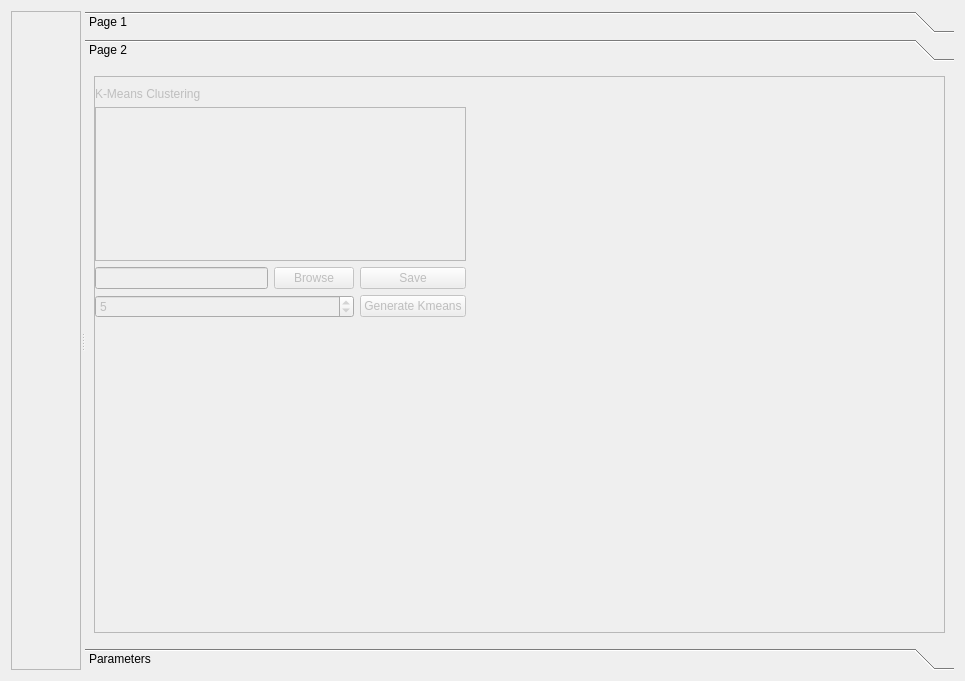
<?xml version="1.0" encoding="UTF-8"?>
<ui version="4.0">
 <class>MDSUncertainitySubWindow</class>
 <widget class="QWidget" name="MDSUncertainitySubWindow">
  <property name="geometry">
   <rect>
    <x>0</x>
    <y>0</y>
    <width>965</width>
    <height>681</height>
   </rect>
  </property>
  <property name="windowTitle">
   <string>Form</string>
  </property>
  <layout class="QVBoxLayout" name="verticalLayout">
   <item>
    <widget class="QSplitter" name="splitter">
     <property name="orientation">
      <enum>Qt::Horizontal</enum>
     </property>
     <widget class="QScrollArea" name="vtkScrollArea">
      <property name="sizePolicy">
       <sizepolicy hsizetype="Expanding" vsizetype="Expanding">
        <horstretch>0</horstretch>
        <verstretch>0</verstretch>
       </sizepolicy>
      </property>
      <property name="widgetResizable">
       <bool>true</bool>
      </property>
      <widget class="QWidget" name="scrollAreaWidgetContents">
       <property name="geometry">
        <rect>
         <x>0</x>
         <y>0</y>
         <width>76</width>
         <height>661</height>
        </rect>
       </property>
      </widget>
     </widget>
     <widget class="QToolBox" name="toolBox">
      <property name="sizePolicy">
       <sizepolicy hsizetype="MinimumExpanding" vsizetype="MinimumExpanding">
        <horstretch>0</horstretch>
        <verstretch>0</verstretch>
       </sizepolicy>
      </property>
      <property name="minimumSize">
       <size>
        <width>0</width>
        <height>0</height>
       </size>
      </property>
      <property name="currentIndex">
       <number>1</number>
      </property>
      <widget class="QWidget" name="page_2">
       <property name="enabled">
        <bool>false</bool>
       </property>
       <property name="geometry">
        <rect>
         <x>0</x>
         <y>0</y>
         <width>863</width>
         <height>570</height>
        </rect>
       </property>
       <attribute name="label">
        <string>Page 1</string>
       </attribute>
       <layout class="QVBoxLayout" name="verticalLayout_3">
        <item>
         <widget class="QTableWidget" name="tableWidget"/>
        </item>
       </layout>
      </widget>
      <widget class="QWidget" name="page_3">
       <property name="enabled">
        <bool>false</bool>
       </property>
       <property name="geometry">
        <rect>
         <x>0</x>
         <y>0</y>
         <width>863</width>
         <height>570</height>
        </rect>
       </property>
       <attribute name="label">
        <string>Page 2</string>
       </attribute>
       <layout class="QVBoxLayout" name="verticalLayout_2">
        <item>
         <widget class="QScrollArea" name="clusterArea">
          <property name="widgetResizable">
           <bool>true</bool>
          </property>
          <widget class="QWidget" name="scrollAreaWidgetContents_2">
           <property name="geometry">
            <rect>
             <x>0</x>
             <y>0</y>
             <width>843</width>
             <height>550</height>
            </rect>
           </property>
           <widget class="QWidget" name="gridLayoutWidget_2">
            <property name="geometry">
             <rect>
              <x>0</x>
              <y>10</y>
              <width>371</width>
              <height>231</height>
             </rect>
            </property>
            <layout class="QGridLayout" name="clusterLayout">
             <property name="sizeConstraint">
              <enum>QLayout::SetNoConstraint</enum>
             </property>
             <item row="0" column="0" colspan="3">
              <widget class="QLabel" name="label">
               <property name="text">
                <string>K-Means Clustering</string>
               </property>
              </widget>
             </item>
             <item row="3" column="0" colspan="2">
              <widget class="QSpinBox" name="numClusterSpinBox">
               <property name="minimum">
                <number>1</number>
               </property>
               <property name="maximum">
                <number>200</number>
               </property>
               <property name="value">
                <number>5</number>
               </property>
              </widget>
             </item>
             <item row="3" column="2">
              <widget class="QPushButton" name="generateClusters">
               <property name="text">
                <string>Generate Kmeans</string>
               </property>
              </widget>
             </item>
             <item row="1" column="0" colspan="3">
              <widget class="QTreeView" name="clusterTreeView">
               <property name="editTriggers">
                <set>QAbstractItemView::NoEditTriggers</set>
               </property>
              </widget>
             </item>
             <item row="2" column="2">
              <widget class="QPushButton" name="savePushButton">
               <property name="text">
                <string>Save</string>
               </property>
              </widget>
             </item>
             <item row="2" column="0">
              <widget class="QLineEdit" name="filePathLineEdit"/>
             </item>
             <item row="2" column="1">
              <widget class="QPushButton" name="browsePushButton">
               <property name="text">
                <string>Browse</string>
               </property>
              </widget>
             </item>
            </layout>
           </widget>
          </widget>
         </widget>
        </item>
       </layout>
      </widget>
      <widget class="QWidget" name="paramaterPage">
       <property name="geometry">
        <rect>
         <x>0</x>
         <y>0</y>
         <width>863</width>
         <height>570</height>
        </rect>
       </property>
       <attribute name="label">
        <string>Parameters</string>
       </attribute>
      </widget>
     </widget>
    </widget>
   </item>
  </layout>
 </widget>
 <resources/>
 <connections/>
</ui>
